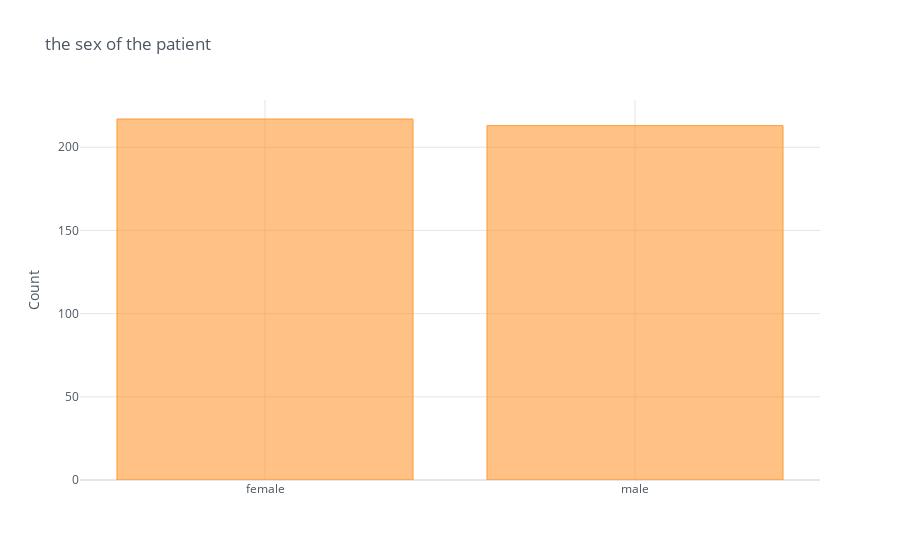

Notebook code for this chart:
### Code cell
sex_series = patient['sex'].value_counts()
sex_series.iplot(kind='bar', yTitle='Count', title='the sex of the patient')

### Figure 1 — Plotly figure (JSON) as saved in the notebook; plotly's stock layout.template omitted (floating-point values rounded to 4 significant figures)
{"data": [{"marker": {"color": "rgba(255, 153, 51, 0.6)", "line": {"color": "rgba(255, 153, 51, 1.0)", "width": 1}}, "name": "sex", "orientation": "v", "text": "", "type": "bar", "x": ["female", "male"], "y": [217, 213]}], "layout": {"legend": {"bgcolor": "#FFFFFF", "font": {"color": "#4D5663"}}, "paper_bgcolor": "#FFFFFF", "plot_bgcolor": "#FFFFFF", "title": {"font": {"color": "#4D5663"}, "text": "the sex of the patient"}, "xaxis": {"gridcolor": "#E1E5ED", "showgrid": true, "tickfont": {"color": "#4D5663"}, "title": {"font": {"color": "#4D5663"}, "text": ""}, "zerolinecolor": "#E1E5ED"}, "yaxis": {"gridcolor": "#E1E5ED", "showgrid": true, "tickfont": {"color": "#4D5663"}, "title": {"font": {"color": "#4D5663"}, "text": "Count"}, "zerolinecolor": "#E1E5ED"}}}
